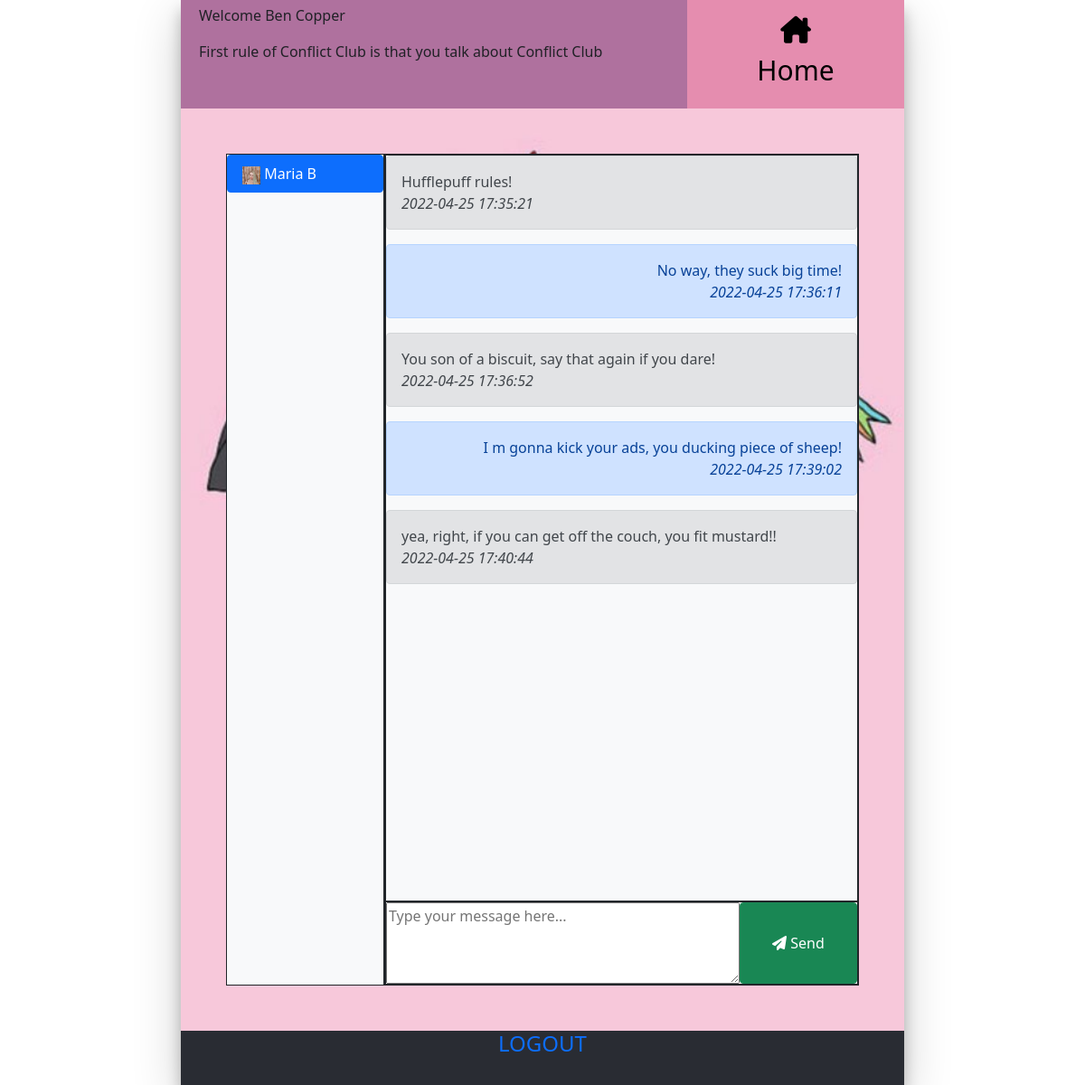
The app's page /msg/23 (signed in) with its own data.
### tables this page shows
CREATE TABLE 'users' ('name' varchar(255), 'country' varchar(255), 'city' varchar(255), 'email' varchar(255), 'avatar' varchar(255), 'hash' TEXT, 'id'  INTEGER PRIMARY KEY  );

CREATE TABLE 'messages' ('text' varchar(255), 'user_from' integer, 'user_to' integer, 'id'  INTEGER PRIMARY KEY  , 'created_at'  DATETIME DEFAULT CURRENT_TIMESTAMP  );

### app.py (the view)
@app.route("/msg/<user_id>", methods=["GET", "POST"])
@login_required
def msg(user_id):
    if request.method == "GET":
        connectedQuery=f"SELECT user_2 FROM matches WHERE (status='True') AND user_2 IN (SELECT user_1 FROM matches WHERE user_2={session['user_id']} AND status='True')"
        connectedQuery=f"SELECT * FROM users WHERE id IN ({connectedQuery})"
        users=db.execute(connectedQuery)
        msgsQuery=f"SELECT * FROM messages WHERE (user_from={session['user_id']} AND user_to={user_id}) OR (user_to={session['user_id']} AND user_from={user_id})"
        messages=db.execute(msgsQuery)
        return render_template("chat.html", users=users, messages=messages, tuser=user_id)
    else:
        msg=request.form.get("msg")
        cuser=session['user_id']
        db.execute('INSERT INTO "messages" ("text","user_from","user_to") VALUES (?, ?, ?)', msg, cuser,user_id)
        return redirect(f"/msg/{user_id}")

### app.py (called while the page is built)
@app.after_request
def after_request(response):
    response.headers["Cache-Control"] = "no-cache, no-store, must-revalidate"
    response.headers["Expires"] = 0
    response.headers["Pragma"] = "no-cache"
    return response

### more.py (called while the page is built)
def login_required(f):
    @wraps(f)
    def decorated_function(*args, **kwargs):
        if session.get("user_id") is None:
            return redirect("/login")
        return f(*args, **kwargs)
    return decorated_function

### templates/chat.html (shortened to what this page needs)
{% extends "layout.html" %}
{% block main %}
    <div class='header'>
    <div class='header-name'>
   <p>
       Welcome {{session['user_name']}}
    </p>
    <p>
       First rule of Conflict Club is that you talk about Conflict Club
    </p>
    </div>
    <div class='header-msg'>
    <a href="/">
        <i class="fa-solid fa-house-chimney"></i>
        <br>
        Home
    </a>
    </div>
    </div>
    <div class='content'>
        <div class="w-25 h-100 float-start border border-dark bg-light overflow-scroll">
            <ul class="list-group">
                {% if users|length>0 %}
                {% for user in users %}
                <li class="list-group-item {{'active' if user.id|string==tuser|string else ''}}" aria-current="true"><a href="/msg/{{user.id}}"><img src="../static/{{'avatar.jpg' if not user.avatar else user.avatar}}" style="width:20px; height:20px;" alt="..."> {{user.name}}</a></li>
                {% endfor %}
                {% endif %}
            </ul>
        </div>
        <div class="w-75 h-100 float-start border border-dark bg-light">
            <div class="border border-dark bg-light overflow-scroll" style="height:90%">
                {% if messages|length>0 %}
                {% for msg in messages %}
                <div class="alert alert-{{'primary' if msg.user_from==session['user_id'] else 'secondary'}} text-{{'end' if msg.user_from==session['user_id'] else 'start'}}" role="alert">
                    {{msg.text}} <br>
                    <i>{{msg.created_at}}</i>
                  </div>
                {% endfor %}
                {% endif %}
            </div>
            {% if tuser %}
            <div class="border border-dark bg-light" style="height:10%">
                <form method="POST" action="/msg/{{tuser}}" class="h-100">
                    <textarea name="msg" placeholder="Type your message here..." class="float-start w-75 h-100"></textarea>
                    <button class="btn btn-success float-start w-25 h-100"><i class="fa-solid fa-paper-plane"></i> Send</button>
                </form>
            </div>
            {% endif %}
        </div>
    </div>
    <div class='footer'><a href="/logout"><h4>LOGOUT</h4></a></div>
{% endblock %}

### static/styles.css (style rules this page uses)
body { margin:0; color:#2e3454; background:#c8c8c8; font:600 16px/18px 'Open Sans',sans-serif; }
*,:after,:before { box-sizing:border-box }
a { color:inherit;text-decoration:none }
.header { width: 100%; height: 10%; background-color:transparent; color: #202126; }
.content { width: 100%; height: 85%; background-color:transparent; padding:50px }
.footer { width: 100%; height: 5%; background-color:#292c33; text-align:center; line-height:60px; color:white; }
.header-name { height:100%; width:70%; background-color:#60115c7a; float:left; padding-left: 20px; padding-top: 5px; }
.header-msg { float:left; text-align:center; font-size:30px; padding:10px; height:100%; width:30%; background-color:rgba(218, 102, 147, 0.6); }
.header-msg a { color:black; }
.active a { color:white; }
a { text-decoration:none !important; }

### records on screen
users: avatar (picture), name "Maria B"
messages: text "Hufflepuff rules!", created_at "2022-04-25 17:35:21"
messages: text "No way, they suck big time!", created_at "2022-04-25 17:36:11"
messages: text "You son of a biscuit, say that again if you dare!", created_at "2022-04-25 17:36:52"
messages: text "I m gonna kick your ads, you ducking piece of sheep!", created_at "2022-04-25 17:39:02"
messages: text "yea, right, if you can get off the couch, you fit mustard!!", created_at "2022-04-25 17:40:44"

### other values on screen
{{ session['user_name'] }} "Ben Copper"
